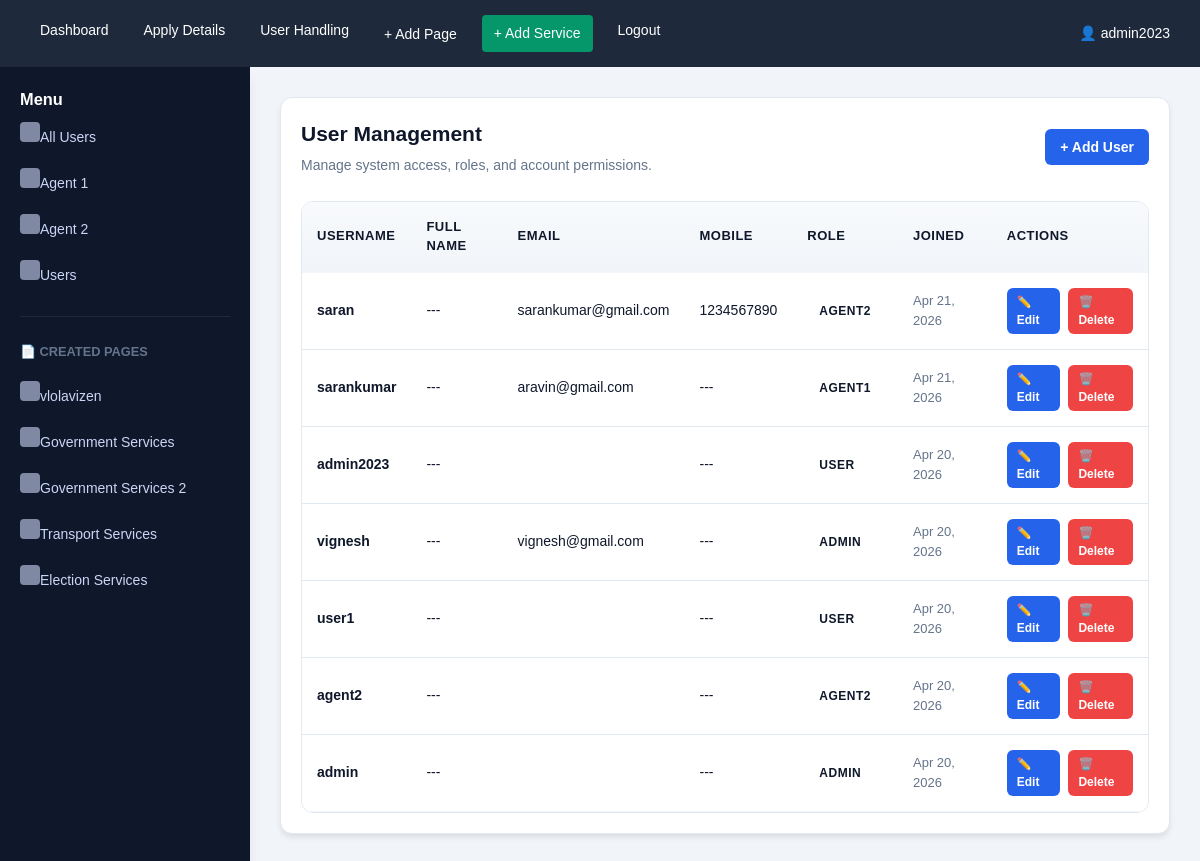
Before: /adminsite/user-details/ (signed in) with the older database file.
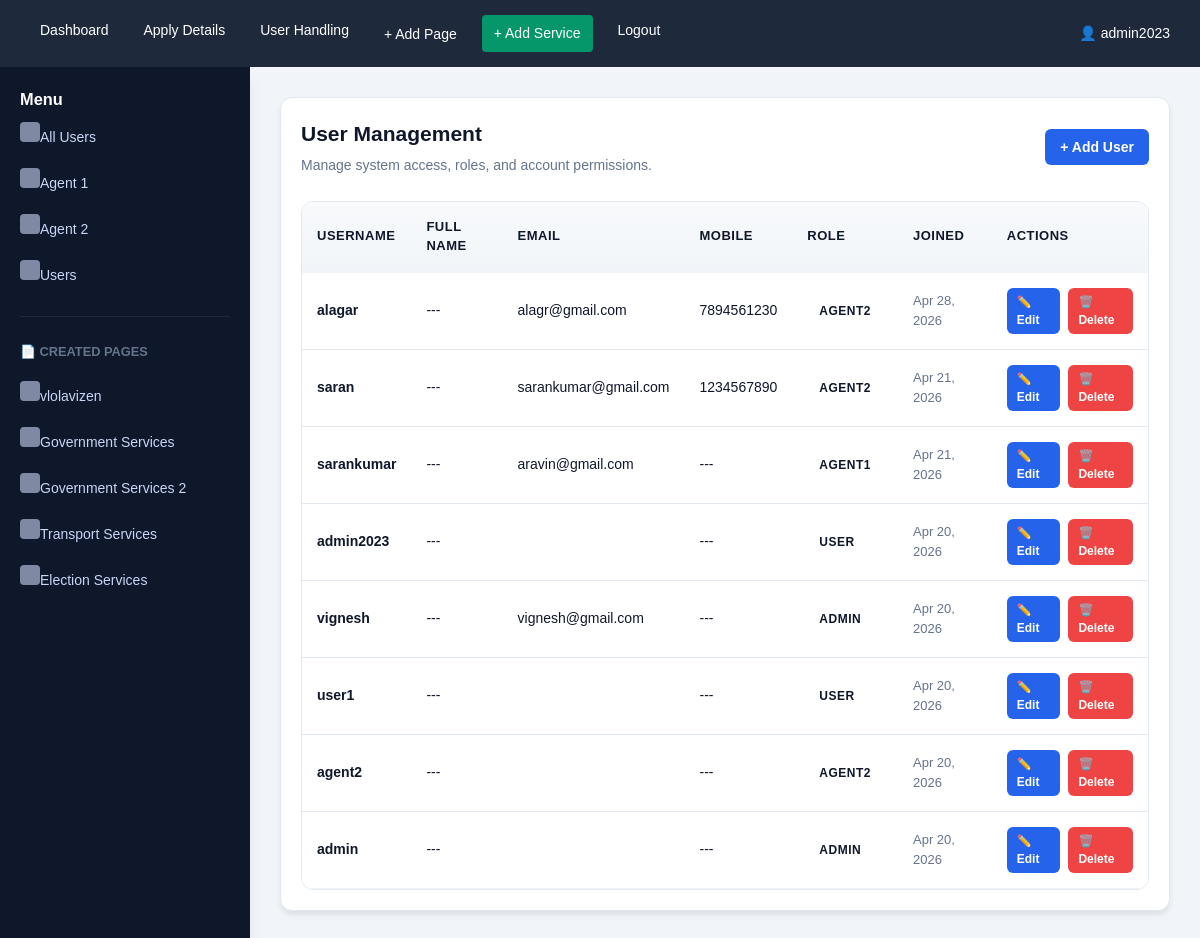
After: the same page with the newer database file.
### services/models.py (models this page shows, shortened)
class Page(models.Model):
    title = models.CharField(max_length=100)
    description = models.TextField()
    created_at = models.DateTimeField(auto_now_add=True)

class User(AbstractUser):
    ROLE_CHOICES = [
        ('ADMIN', 'Admin'),
        ('AGENT1', 'Agent1'),
        ('AGENT2', 'Agent2'),
        ('USER', 'User'),
    ]
    role = models.CharField(max_length=10, choices=ROLE_CHOICES, default='USER')
    mobile = models.CharField(max_length=15, blank=True, null=True)

### services/views.py (the view, shortened to what this page needs)
# urls.py: path('adminsite/user-details/', views.user_details, name='user_details'),
@login_required
@role_required(['ADMIN'])
def user_details(request):
    role_filter = request.GET.get('role')
    if role_filter:
        users = User.objects.filter(role=role_filter).order_by('-id')
    else:
        users = User.objects.all().order_by('-id')
    return render(request, 'admin-site/user_handling.html', {'users': users})

### services/context_processors.py (called while the page is built)
def admin_pages(request):
    if request.path.startswith('/adminsite/'):
        return {'pages': Page.objects.all()}
    return {'pages': []}

### services/views.py (called while the page is built, shortened)
def role_required(allowed_roles):
    def decorator(view_func):
        @wraps(view_func)
        def _wrapped_view(request, *args, **kwargs):
            if not request.user.is_authenticated:
                return redirect(reverse('login') + '?next=' + request.path)
            is_permitted = request.user.role in allowed_roles
            if 'ADMIN' in allowed_roles and (request.user.is_staff or request.user.is_superuser):
                is_permitted = True
            return view_func(request, *args, **kwargs)
        return _wrapped_view
    return decorator

### services/templates/admin-site/user_handling.html (shortened to what this page needs)
{% extends 'admin-site/admin_base.html' %}
{% block content %}
<div class="card">
    <div class="header-flex" style="display: flex; justify-content: space-between; align-items: center; margin-bottom: 25px;">
        <div>
            <h2 style="margin: 0;">User Management</h2>
            <p style="color: #64748b; margin-top: 5px;">Manage system access, roles, and account permissions.</p>
        </div>
        <button class="btn" onclick="document.getElementById('addUserModal').classList.add('show')">+ Add User</button>
    </div>
    <div class="table-wrapper">
        <table style="width: 100%; border-collapse: collapse;">
            <thead>
                <tr style="text-align: left; border-bottom: 2px solid #f1f5f9;">
                    <th style="padding: 15px;">Username</th>
                    <th style="padding: 15px;">Full Name</th>
                    <th style="padding: 15px;">Email</th>
                    <th style="padding: 15px;">Mobile</th>
                    <th style="padding: 15px;">Role</th>
                    <th style="padding: 15px;">Joined</th>
                    <th style="padding: 15px;">Actions</th>
                </tr>
            </thead>
            <tbody>
                {% for u in users %}
                <tr style="border-bottom: 1px solid #f1f5f9;">
                    <td style="padding: 15px; font-weight: 600;">{{ u.username }}</td>
                    <td style="padding: 15px;">{{ u.get_full_name|default:"---" }}</td>
                    <td style="padding: 15px;">{{ u.email }}</td>
                    <td style="padding: 15px;">{{ u.mobile|default:"---" }}</td>
                    <td style="padding: 15px;"><span class="badge status-{{ u.role|lower }}">{{ u.role }}</span></td>
                    <td style="padding: 15px; color: #64748b; font-size: 13px;">{{ u.date_joined|date:"M d, Y" }}</td>
                    <td style="padding: 15px;">
                        <div style="display: flex; gap: 8px;">
                            <a href="{% url 'edit_user' u.id %}" class="btn btn-small" style="font-size: 12px; padding: 5px 10px; background-color: #2563eb; text-decoration: none; color: white;">✏️ Edit</a>
                            <a href="{% url 'delete_user' u.id %}" class="btn btn-small" style="font-size: 12px; padding: 5px 10px; background-color: #ef4444; text-decoration: none; color: white;" onclick="return confirm('Confirm deletion of user: {{ u.username }}?')">🗑️ Delete</a>
                        </div>
                    </td>
                </tr>
                {% endfor %}
            </tbody>
        </table>
    </div>
</div>
{% endblock %}

### services/templates/admin-site/admin_base.html (shortened to what this page needs)
{% load static %}
<!DOCTYPE html>
<html lang="en">
<head>
    <link rel="stylesheet" href="{% static 'services/css/style.css' %}">
</head>
<body>
<div class="top-navbar">
    <div class="nav-links">
        <a href="{% url 'admin_dashboard' %}">Dashboard</a>
        <a href="{% url 'apply_details' %}">Apply Details</a>
        <a href="{% url 'user_details' %}">User Handling</a>
        <button onclick="document.getElementById('addPageModal').classList.add('show')">+ Add Page</button>
        <a href="{% url 'add_service' %}"  style="background: #059669; padding: 8px 12px; border: none; color: white; border-radius: 4px; cursor: pointer;">+ Add Service</a>
        <a href="{% url 'admin_login' %}">Logout</a>
    </div>
    <div style="white-space: nowrap;">
        👤 {{ user.username }}
    </div>
</div>
<div class="dashboard-container">
    <aside class="sidebar">
        <h3>Menu</h3>
        {% if request.resolver_match.url_name == 'user_details' %}
        <div class="sidebar-menu">
            <a href="{% url 'user_details' %}">All Users</a>
            <a href="{% url 'user_details' %}?role=AGENT1">Agent 1</a>
            <a href="{% url 'user_details' %}?role=AGENT2">Agent 2</a>
            <a href="{% url 'user_details' %}?role=USER">Users</a>
        </div>
        {% endif %}
        <div class="sidebar-menu" style="margin-top: 20px; border-top: 1px solid #1e293b; padding-top: 10px;">
            <h4>📄 Created Pages</h4>
            {% if pages %}
                {% for p in pages %}
                    <a href="{% url 'view_custom_page' p.id %}">{{ p.title }}</a>
                {% endfor %}
            {% else %}
                <p style="color: #64748b; font-size: 13px; margin: 5px 0;">No pages created yet</p>
            {% endif %}
        </div>
    </aside>
    <div class="main-content">
        {% block content %}{% endblock %}
    </div>
</div>
</body>
</html>

Changed rows visible on the page:
added User: username "alagar", get_full_name "---", email "alagr@gmail.com", mobile "7894561230", role "AGENT2", date_joined "Apr 28, 2026"
